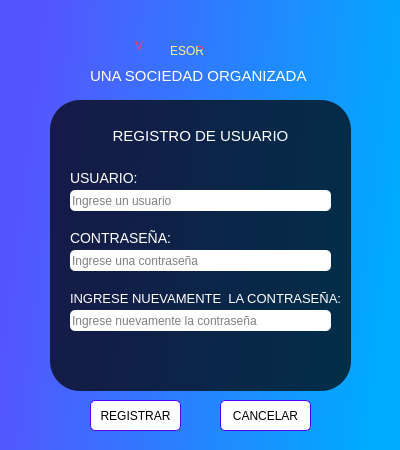
<?xml version="1.0" encoding="UTF-8"?>
<ui version="4.0">
 <class>Ventana_de_registro</class>
 <widget class="QDialog" name="Ventana_de_registro">
  <property name="enabled">
   <bool>true</bool>
  </property>
  <property name="geometry">
   <rect>
    <x>0</x>
    <y>0</y>
    <width>400</width>
    <height>450</height>
   </rect>
  </property>
  <property name="maximumSize">
   <size>
    <width>400</width>
    <height>500</height>
   </size>
  </property>
  <property name="acceptDrops">
   <bool>false</bool>
  </property>
  <property name="windowTitle">
   <string>Registro</string>
  </property>
  <property name="windowIcon">
   <iconset>
    <normaloff>Icono_window.png</normaloff>Icono_window.png</iconset>
  </property>
  <property name="styleSheet">
   <string notr="true">QDialog{
background-color: qlineargradient(spread:pad, x1:0.063, y1:0.346591, x2:0.982955, y2:0.477, stop:0 rgba(85, 85, 255, 255), stop:1 rgba(0, 170, 255, 255));


}

</string>
  </property>
  <widget class="QFrame" name="Frame_start_window">
   <property name="geometry">
    <rect>
     <x>-10</x>
     <y>0</y>
     <width>400</width>
     <height>81</height>
    </rect>
   </property>
   <property name="maximumSize">
    <size>
     <width>400</width>
     <height>100</height>
    </size>
   </property>
   <property name="styleSheet">
    <string notr="true">QFrame{
background-color: transparent;
border: solid 1px transparent;
}</string>
   </property>
   <property name="frameShape">
    <enum>QFrame::StyledPanel</enum>
   </property>
   <property name="frameShadow">
    <enum>QFrame::Raised</enum>
   </property>
   <widget class="QLabel" name="label">
    <property name="geometry">
     <rect>
      <x>180</x>
      <y>30</y>
      <width>101</width>
      <height>41</height>
     </rect>
    </property>
    <property name="styleSheet">
     <string notr="true">background-color: qlineargradient(spread:pad, x1:0, y1:0, x2:1, y2:1, stop:0 rgba(0, 0, 0, 0), stop:1 rgba(255, 255, 255, 0));
font: 25pt &quot;Lucida Handwriting&quot;;
color:qlineargradient(spread:pad, x1:0.671, y1:0.108, x2:0.255045, y2:0.801, stop:0.0852273 rgba(255, 57, 107, 255), stop:0.676136 rgba(255, 241, 131, 255))</string>
    </property>
    <property name="text">
     <string>ESOR</string>
    </property>
   </widget>
   <widget class="QLabel" name="label_2">
    <property name="geometry">
     <rect>
      <x>145</x>
      <y>20</y>
      <width>81</width>
      <height>51</height>
     </rect>
    </property>
    <property name="styleSheet">
     <string notr="true">background-color: qlineargradient(spread:pad, x1:0, y1:0, x2:1, y2:1, stop:0 rgba(0, 0, 0, 0), stop:1 rgba(255, 255, 255, 0));
font: 40pt &quot;Lucida Handwriting&quot;;
color:qlineargradient(spread:pad, x1:0.075, y1:0.977, x2:0.835, y2:0.170455, stop:0.0852273 rgba(255, 57, 107, 255), stop:0.676136 rgba(255, 241, 131, 255))</string>
    </property>
    <property name="text">
     <string>V</string>
    </property>
   </widget>
   <widget class="QLabel" name="label_3">
    <property name="geometry">
     <rect>
      <x>100</x>
      <y>55</y>
      <width>261</width>
      <height>41</height>
     </rect>
    </property>
    <property name="font">
     <font>
      <family>MS Shell Dlg 2</family>
      <pointsize>11</pointsize>
      <weight>9</weight>
      <italic>false</italic>
      <bold>false</bold>
     </font>
    </property>
    <property name="styleSheet">
     <string notr="true">background-color: qlineargradient(spread:pad, x1:0, y1:0, x2:1, y2:1, stop:0 rgba(0, 0, 0, 0), stop:1 rgba(255, 255, 255, 0));
font: 75 11pt &quot;MS Shell Dlg 2&quot;;
color: rgb(255, 255, 255);</string>
    </property>
    <property name="text">
     <string>UNA SOCIEDAD ORGANIZADA</string>
    </property>
   </widget>
  </widget>
  <widget class="QFrame" name="frame">
   <property name="geometry">
    <rect>
     <x>50</x>
     <y>100</y>
     <width>301</width>
     <height>291</height>
    </rect>
   </property>
   <property name="styleSheet">
    <string notr="true">QFrame{
background-color:qlineargradient(spread:pad, x1:0.068, y1:0.0854091, x2:0.915, y2:0.931818, stop:0.170455 rgba(0, 0, 0, 183), stop:0.596591 rgba(0, 0, 0, 183));
border-radius: 30px
}
QFrame:hover{
border: 1px solid rgb(255, 255, 255)
}
</string>
   </property>
   <property name="frameShape">
    <enum>QFrame::StyledPanel</enum>
   </property>
   <property name="frameShadow">
    <enum>QFrame::Raised</enum>
   </property>
   <widget class="QLabel" name="label_subtitle">
    <property name="geometry">
     <rect>
      <x>50</x>
      <y>20</y>
      <width>201</width>
      <height>31</height>
     </rect>
    </property>
    <property name="styleSheet">
     <string notr="true">QLabel{
background-color: transparent;
border-radius: 5px;
font-size: 15px;
color:rgb(255, 255, 255);
border: transparent;
}</string>
    </property>
    <property name="text">
     <string>REGISTRO DE USUARIO</string>
    </property>
    <property name="alignment">
     <set>Qt::AlignCenter</set>
    </property>
   </widget>
   <widget class="QLabel" name="label_user">
    <property name="geometry">
     <rect>
      <x>20</x>
      <y>70</y>
      <width>91</width>
      <height>16</height>
     </rect>
    </property>
    <property name="styleSheet">
     <string notr="true">background-color: transparent;
color:rgb(255, 255, 255);
font-size: 14px;
border: transparent;</string>
    </property>
    <property name="text">
     <string>USUARIO:</string>
    </property>
   </widget>
   <widget class="QLineEdit" name="line_user">
    <property name="enabled">
     <bool>true</bool>
    </property>
    <property name="geometry">
     <rect>
      <x>20</x>
      <y>90</y>
      <width>261</width>
      <height>21</height>
     </rect>
    </property>
    <property name="sizeIncrement">
     <size>
      <width>0</width>
      <height>0</height>
     </size>
    </property>
    <property name="font">
     <font>
      <stylestrategy>PreferDefault</stylestrategy>
     </font>
    </property>
    <property name="autoFillBackground">
     <bool>false</bool>
    </property>
    <property name="styleSheet">
     <string notr="true">QLineEdit{
border-radius: 5px;
color:  #000000;
background-color:#ffffff;

}

QLineEdit:hover{
border: 1px solid rgb(85, 0, 127);
}</string>
    </property>
    <property name="inputMask">
     <string/>
    </property>
    <property name="text">
     <string/>
    </property>
    <property name="frame">
     <bool>true</bool>
    </property>
    <property name="cursorPosition">
     <number>0</number>
    </property>
    <property name="placeholderText">
     <string>Ingrese un usuario</string>
    </property>
   </widget>
   <widget class="QLabel" name="label_password">
    <property name="geometry">
     <rect>
      <x>20</x>
      <y>130</y>
      <width>111</width>
      <height>16</height>
     </rect>
    </property>
    <property name="styleSheet">
     <string notr="true">background-color: transparent;
color:rgb(255, 255, 255);
font-size: 14px;
border: transparent;
</string>
    </property>
    <property name="text">
     <string>CONTRASEÑA:</string>
    </property>
   </widget>
   <widget class="QLineEdit" name="line_password">
    <property name="geometry">
     <rect>
      <x>20</x>
      <y>150</y>
      <width>261</width>
      <height>21</height>
     </rect>
    </property>
    <property name="styleSheet">
     <string notr="true">QLineEdit{
border-radius: 5px;
color:  #000000;
background-color:#ffffff;

}

QLineEdit:hover{
border: 1px solid rgb(85, 0, 127);
}</string>
    </property>
    <property name="text">
     <string/>
    </property>
    <property name="frame">
     <bool>true</bool>
    </property>
    <property name="echoMode">
     <enum>QLineEdit::Password</enum>
    </property>
    <property name="placeholderText">
     <string>Ingrese una contraseña</string>
    </property>
   </widget>
   <widget class="QLabel" name="label_password2">
    <property name="geometry">
     <rect>
      <x>20</x>
      <y>190</y>
      <width>281</width>
      <height>16</height>
     </rect>
    </property>
    <property name="styleSheet">
     <string notr="true">background-color: transparent;
color:rgb(255, 255, 255);
font-size: 13px;
border: transparent;</string>
    </property>
    <property name="text">
     <string>INGRESE NUEVAMENTE  LA CONTRASEÑA:</string>
    </property>
   </widget>
   <widget class="QLineEdit" name="line_password2">
    <property name="geometry">
     <rect>
      <x>20</x>
      <y>210</y>
      <width>261</width>
      <height>21</height>
     </rect>
    </property>
    <property name="styleSheet">
     <string notr="true">QLineEdit{
border-radius: 5px;
color:  #000000;
background-color:#ffffff;

}

QLineEdit:hover{
border: 1px solid rgb(85, 0, 127);
}</string>
    </property>
    <property name="text">
     <string/>
    </property>
    <property name="echoMode">
     <enum>QLineEdit::Password</enum>
    </property>
    <property name="placeholderText">
     <string>Ingrese nuevamente la contraseña</string>
    </property>
   </widget>
   <widget class="QLabel" name="label_register_status">
    <property name="geometry">
     <rect>
      <x>20</x>
      <y>240</y>
      <width>261</width>
      <height>31</height>
     </rect>
    </property>
    <property name="styleSheet">
     <string notr="true">QLabel{
background-color: transparent;
border-radius: 5px;
font-size: 14px;
color:#109AFF;
border: transparent;
}</string>
    </property>
    <property name="text">
     <string/>
    </property>
    <property name="alignment">
     <set>Qt::AlignCenter</set>
    </property>
   </widget>
   <zorder>line_user</zorder>
   <zorder>label_subtitle</zorder>
   <zorder>label_user</zorder>
   <zorder>label_password</zorder>
   <zorder>line_password</zorder>
   <zorder>label_password2</zorder>
   <zorder>line_password2</zorder>
   <zorder>label_register_status</zorder>
  </widget>
  <widget class="QPushButton" name="Button_register">
   <property name="geometry">
    <rect>
     <x>90</x>
     <y>400</y>
     <width>91</width>
     <height>31</height>
    </rect>
   </property>
   <property name="styleSheet">
    <string notr="true">QPushButton{
background-color:rgb(255, 255, 255);
border-radius: 5px;
border: 1px solid rgb(85, 0, 255);
font-size: 12px;
color: #000000
}
QPushButton:hover{
background-color:qlineargradient(spread:pad, x1:0.068, y1:0.0854091, x2:0.915, y2:0.931818, stop:0.170455 rgba(0, 0, 0, 183), stop:0.596591 rgba(0, 0, 0, 183));
color:rgb(255, 255, 255);
font-size: 12px;
border-radius: 5px;
}</string>
   </property>
   <property name="text">
    <string>REGISTRAR</string>
   </property>
  </widget>
  <widget class="QPushButton" name="Button_cancelar">
   <property name="geometry">
    <rect>
     <x>220</x>
     <y>400</y>
     <width>91</width>
     <height>31</height>
    </rect>
   </property>
   <property name="styleSheet">
    <string notr="true">QPushButton{
background-color:rgb(255, 255, 255);
border-radius: 5px;
border: 1px solid rgb(85, 0, 255);
font-size: 12px;
color: #000000
}
QPushButton:hover{
background-color:qlineargradient(spread:pad, x1:0.068, y1:0.0854091, x2:0.915, y2:0.931818, stop:0.170455 rgba(0, 0, 0, 183), stop:0.596591 rgba(0, 0, 0, 183));
color:rgb(255, 255, 255);
font-size: 12px;
border-radius: 5px;
}</string>
   </property>
   <property name="text">
    <string>CANCELAR</string>
   </property>
  </widget>
 </widget>
 <resources>
  <include location="Source.qrc"/>
 </resources>
 <connections/>
</ui>
